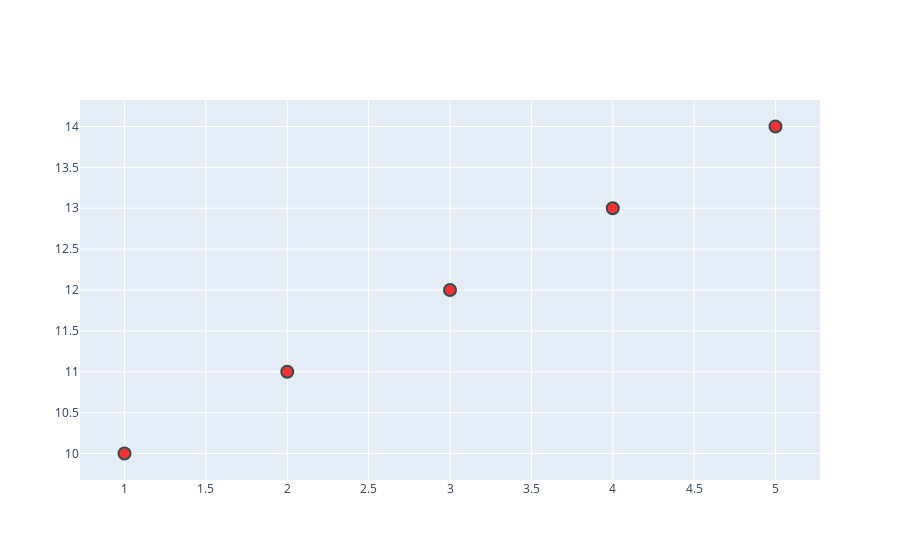

The code cell stored with this chart in its notebook:
### Code cell
fig.update_traces(mi_trazado)

### Figure 1 — Plotly figure (JSON) as saved in the notebook; plotly's stock layout.template omitted (floating-point values rounded to 4 significant figures)
{"data": [{"marker": {"color": "rgba(255,0,0,0.8)", "line": {"color": "DarkSlateGrey", "width": 2}, "size": 12}, "mode": "markers", "type": "scatter", "x": [1, 2, 3, 4, 5], "y": [10, 11, 12, 13, 14]}], "layout": {"autosize": true, "xaxis": {"autorange": true, "range": [0.7378, 5.262], "type": "linear"}, "yaxis": {"autorange": true, "range": [9.551, 14.45], "type": "linear"}}}
